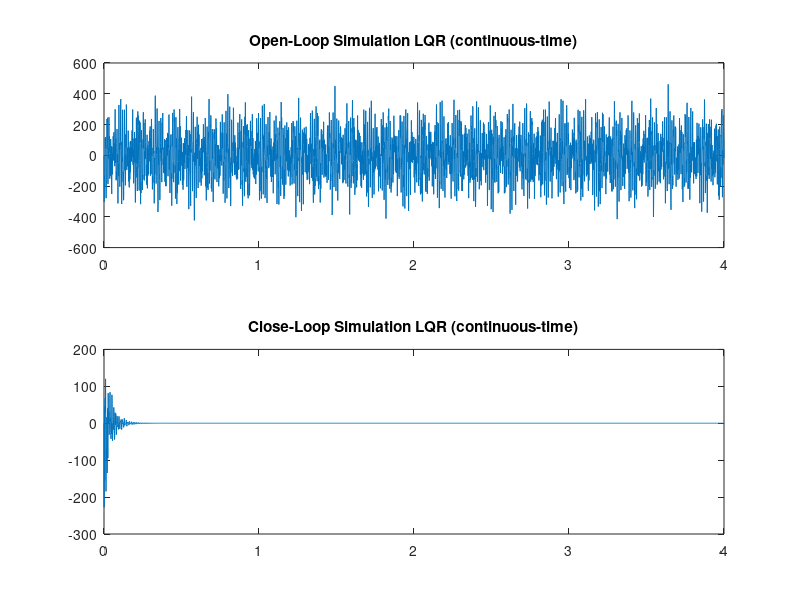

Source code (MATLAB): (Note: this script raises an error after producing the figure.)
clear all;
close all;
%---------Book Example (Elements of Vibration Analysis)--------
m = 2; %kg
L = 2; %m
massMatrixCoeff = m*L/(6*sqrt(2));
massMatrix = [4*sqrt(2) 0 0 0 sqrt(2) 0 0;
              0 4+4*sqrt(2) 0 sqrt(2) 0 2 0;
              0 0 4+4*sqrt(2) 0 sqrt(2) 0 2;
              0 sqrt(2) 0 4+6*sqrt(2) 0 sqrt(2) 0;
              sqrt(2) 0 sqrt(2) 0 4+6*sqrt(2) 0 sqrt(2);
              0 2 0 sqrt(2) 0 4+2*sqrt(2) 0;
              0 0 2 0 sqrt(2) 0 4+2*sqrt(2)] * massMatrixCoeff;
E = 69e9; %Pa - Young's Modulus
A = pi*(0.005)^2;%m^2 Cross Sectional Area of beams
stiffnessMatrixCoeff = E*A/(2*sqrt(2)*L);
stiffnessMatrix = [2*sqrt(2) 0 0 0 0 0 0;
                   0 1+2*sqrt(2) -1 0 0 -1 1;
                   0 -1 1+2*sqrt(2) 0 -2*sqrt(2) 1 -1;
                   0 0 0 1+4*sqrt(2) -1 -2*sqrt(2) 0;
                   0 0 -2*sqrt(2) -1 1+2*sqrt(2) 0 0;
                   0 -1 1 -2*sqrt(2) 0 1+2*sqrt(2) -1;
                   0 1 -1 0 0 -1 1] * stiffnessMatrixCoeff;

% System dynamic (Continuous)
Bf = [0 0 0 0 0 0 1]';
Ac = [zeros(7,7) eye(7);
      -inv(massMatrix)*stiffnessMatrix zeros(7,7)];
Bc = [zeros(7,1);
      inv(massMatrix)*Bf];
C = [0 0 0 0 0 0 0 0 0 0 0 0 0 1];
D = 0;
Q = eye(14);
R = 1e-6;

%------------Simulation Run Flags--------------
runContinuousLQR = true;
runDiscreteLQR = true;
runMPC = true;
runImplicitMPQL = true;

%------------Simulation Variables--------------
dt = 0.001;
Time = 0:dt:4;
U = zeros(size(Time));
X0 = [0 0 0 0 0 0 1 0 0 0 0 0 0 0]';

%--------------Continuous-Time-----------------
if(runContinuousLQR)
% Open-Loop Simulation (continuous)
sys_ol = ss(Ac,Bc,C,D);

[Y,~,~] = lsim(sys_ol, U, Time, X0);
figure(1);
subplot(2,1,1);
plot(Time,Y);
title('Open-Loop Simulation LQR (continuous-time)');

% Closed-Loop Simulation Using LQR (continuous)
K = -lqr(sys_ol, Q, R);        %LQR gain
Ac_cl = Ac+Bc*K;               %closed-Loop system dynamics matrix
sys_cl = ss(Ac_cl,Bc,C,D);

[Y,~,~] = lsim(sys_cl, U, Time, X0);
subplot(2,1,2)
plot(Time,Y);
title('Close-Loop Simulation LQR (continuous-time)');

end
%-----------------Discrete-Time-----------------
if(runDiscreteLQR)
[A,B] = c2d(Ac, Bc, dt);

%Open_Loop Simulation Using LQR (discrete)
[Y,~]=dlsim(A,B,C,D,U,X0);
figure(2);
subplot(3,1,1);
plot(Time,Y);
title('Open-Loop Simulation LQR (discrete-time)');

%Closed_Loop Simulation Using LQR (discrete)
Kd = -dlqr(A,B,Q,R);
[X_hist, U_hist] = simulate(A,B,Kd,X0,length(Time));
subplot(3,1,2);
plot(Time,X_hist(end,:));
title('Closed-Loop Simulation LQR (discrete-time)');

%Closed-Loop control signal
subplot(3,1,3);
plot(Time(1,1:end-1), U_hist);
title('Control Signal (input) LQR (discrete-time)');
end
%-------------------------MPC----------------------------
if(runMPC)
    [A,B] = c2d(Ac, Bc, dt);
    [n,numInputs] = size(B);
    r = 3;
    gamma = 0.9;
    S = calculateAnalyticalS(A,B,r,gamma,Q,R);
    Sxu = S(1:n, n+1:n+r*numInputs);
    Suu = S(n+1:n+r*numInputs,n+1:n+r*numInputs);
    G = -pinv(Suu)*Sxu';
    GL = G(1:numInputs,:);
    A_cl = A+B*GL;

    %Open_Loop Simulation Using LQR (discrete)
    [Y,~]=dlsim(A,B,C,D,U,X0);
    figure(3);
    subplot(3,1,1);
    plot(Time,Y);
    title('Open-Loop simulation MPC (discrete-time)');

    %Closed_Loop Simulation Using LQR (discrete)
    [X_hist, U_hist] = simulate(A,B,GL,X0,length(Time));
    subplot(3,1,2);
    plot(Time,X_hist(end,:))
    title(['Closed-Loop simulation MPC (discrete-time) with r=',num2str(r)]);
    
    %Closed-Loop control signal
    subplot(3,1,3);
    plot(Time(1,1:end-1), U_hist)
    title('Control Signal (input) MPC (discrete-time)');
end
%--------------------MPQL(implicit)----------------------
if(runImplicitMPQL)
    [A,B] = c2d(Ac, Bc, dt);
    r = 3;
    gamma = 1;
    input_vals = [-50000:10000:50000,-10000:1000:10000,-1000:100:1000,-100:10:100];
    numIter = length(Time);
    [X_hist, U_hist] = implicitMPQL(A,B,Q,R,r,gamma,X0,input_vals, numIter, false);
    
    %Open_Loop Simulation
    [Y,X]=dlsim(A,B,C,D,U,X0);
    figure(4);
    subplot(3,1,1);
    plot(Time,Y);
    title('Open-Loop simulation MPQL (discrete-time)'); 
    %Closed_Loop Simulation
    subplot(3,1,2);
    plot(Time,X_hist(14,1:end-1))
    title(['Closed-Loop simulation MPQL (discrete-time) with r=', num2str(r)]);
    %Control signal
    subplot(3,1,3);
    plot(Time, U_hist);
    title('Control Input');
end